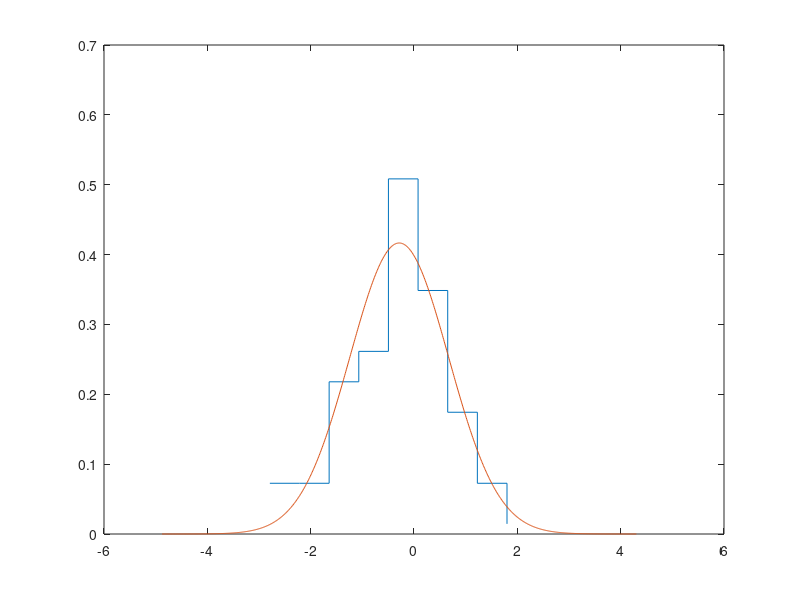
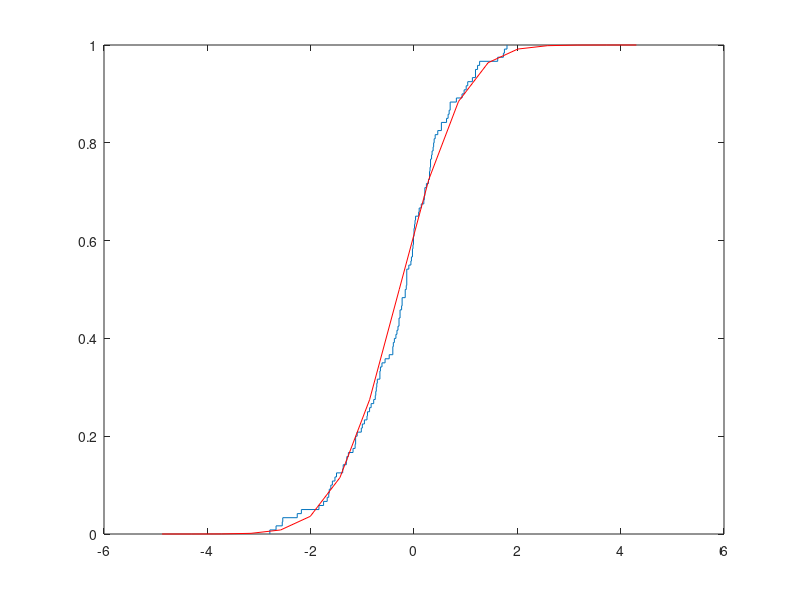

The MATLAB source for these figures, in order:
function lab1()
    clear all;
    X = [0.70,-0.35,-0.23,-1.18,-0.75,0.41,-0.71,0.97,-2.54,-1.50,1.73,-0.83,-1.13,-0.00,-0.40,1.23,-0.14,-1.38,0.01,-1.65,0.02,-1.61,0.46,1.19,-1.30,0.32,1.19,-0.03,-0.31,-1.64,-0.24,0.30,-0.66,-1.31,-0.65,0.63,-0.27,1.04,0.20,0.31,0.24,1.27,-0.17,-0.62,0.03,-1.75,-2.26,-0.03,-0.27,-0.17,0.10,-0.14,0.09,0.53,-0.78,-0.86,0.35,-0.72,-0.41,0.38,-0.91,-0.41,-1.10,-1.00,0.39,-0.06,0.32,-1.58,-0.14,-0.90,-1.84,0.00,-0.10,-1.14,-0.14,0.82,-2.55,-2.79,-0.02,-0.66,-0.05,-0.15,-1.68,1.62,0.21,-0.01,-0.33,0.68,1.80,-0.29,-0.74,-0.38,-2.67,-1.53,-0.48,0.66,-0.56,0.28,0.70,1.01,0.53,0.93,-1.27,-1.37,-0.29,-2.18,-1.02,0.21,0.19,1.75,-0.01,0.30,-0.73,0.34,-0.23,1.13,-1.13,-0.96,0.37,0.14];
    X = sort(X);
    
    Mmax = max(X);
    Mmin = min(X);
    
    fprintf('Mmin = %s\n', num2str(Mmin));
    fprintf('Mmax = %s\n', num2str(Mmax));
    
    R = Mmax - Mmin;
    fprintf('R = %s\n', num2str(R));
    
    MU = getMU(X);
    fprintf('MU = %s\n', num2str(MU));
    
    Ssqr = getSsqr(X);
    fprintf('S^2 = %s\n', num2str(Ssqr));
    
    m = getNumberOfIntervals(X);
    fprintf('m = %s\n', num2str(m))
    
    createGroup(X);
    hold on;
    distributionDensity(X, MU, Ssqr, m);

    figure;
    empiricF(X);
    hold on;
    distribution(X, MU, Ssqr, m);
end

function mu = getMU(X)
    n = length(X);
    mu = sum(X)/n;
end

function Ssqr = getSsqr(X)
    n = length(X);
    MX = getMU(X);
    Ssqr = sum((X - MX).^2) / (n-1);
end

function m = getNumberOfIntervals(X)
    m = floor(log2(length(X)) + 2);
end

function createGroup(X)
    n = length(X);
    m = getNumberOfIntervals(X);
    
    intervals = zeros(1, m+1);
    numCount = zeros(1, m+1);
    Delta = (max(X) - min(X)) / m;
    
    for i = 0: m
        intervals(i+1) = X(1) + Delta * i;
    end
    
    j = 1;
    count = 0;
    for i = 1:n
        if (X(i) >= intervals(j+1)) 
            j = j + 1; 
        end
        numCount(j) = numCount(j) + 1;
        count = count + 1;
    end

	graphBuf = numCount(1:m+1);
    for i = 1:m+1
        graphBuf(i) = numCount(i) / (n*Delta); 
    end
    
    stairs(intervals, graphBuf),grid;
end

function distributionDensity(X, MX, DX, m)
    R = X(end) - X(1);
    delta = R/m;
    Sigma = sqrt(DX);
    
    Xn = (MX - R): delta/50 :(MX + R);
    Y = normpdf(Xn, MX, Sigma);
    plot(Xn, Y), grid;
end

function distribution(X, MX, DX, m)
    R = X(end) - X(1);
    delta = R/m;
    
    Xn = (MX - R): delta :(MX + R);
    Y = 1/2 * (1 + erf((Xn - MX) / sqrt(2*DX))); 
    plot(Xn, Y, 'r'), grid;
end

function empiricF(X)  
    [yy, xx] = ecdf(X);
    
    stairs(xx, yy), grid;
end